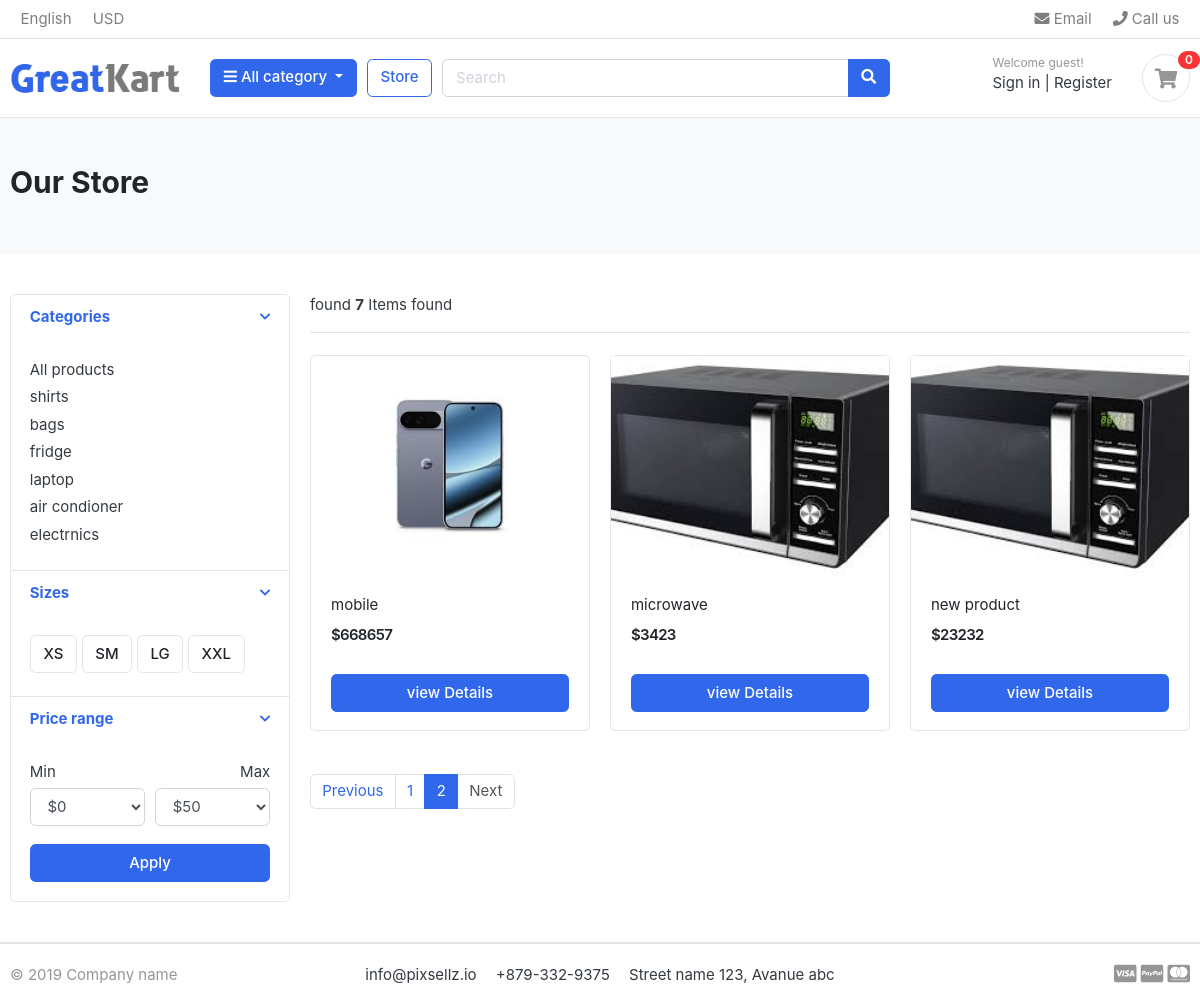
The page /store/?page=2 on the database its author committed.
### category/models.py (models this page shows, shortened)
class Category(models.Model):
    category_name=models.CharField(max_length=50,unique=True)
    slug=models.SlugField(max_length=100,unique=True)
    description=models.TextField(max_length=250,blank=True)
    cat_image=models.ImageField(upload_to='categories',blank=True)
    class Meta:
        verbose_name='category'
        verbose_name_plural='categories' # without this the in a admin panel its name is the categorys 's'
    def get_url(self):
        return reverse('products_by_category',args=[self.slug])

### store/models.py (models this page shows, shortened)
class Product(models.Model):
    product_name=models.CharField(max_length=200,unique=True)
    slug=models.SlugField(max_length=255,unique=True)
    description=models.TextField(max_length=500,blank=True)
    price=models.IntegerField()
    image=models.ImageField(upload_to='products')
    stock=models.IntegerField()
    is_available=models.BooleanField(default=True)
    category=models.ForeignKey(Category,on_delete=models.CASCADE)
    created_date=models.DateTimeField(auto_now_add=True)
    modified_date=models.DateTimeField(auto_now_add=True)
    def get_url(self):
        return reverse('product_detail',args=[self.category.slug,self.slug]) # self.slug means that product slug

### store/views.py (the view)
# urls.py: path('store/', include('store.urls')),
def store(request, category_slug=None):
    categories = None
    products = None
    if category_slug is not None:
        categories = get_object_or_404(Category, slug=category_slug)
        products = Product.objects.filter(category=categories, is_available=True)# only shows that products that is the available
        paginator=Paginator(products,2)
        page=request.GET.get('page') # page=2
        paged_products=paginator.get_page(page)
        product_count = products.count() # this is used to count the the how many products are in a browser
    else:
        products = Product.objects.filter(is_available=True).order_by('id')
        paginator=Paginator(products,4)
        page=request.GET.get('page') # page=2
        paged_products=paginator.get_page(page)
        product_count = products.count()
    context = {
        'products': paged_products,
        'product_count': product_count,
    }
    return render(request, 'store.html', context)

### carts/context_processor.py (called while the page is built)
def counter(request):
    cart_count=0
    if 'admin' in request.path:
        return{}
    else:
        try:
            cart=Cart.objects.filter(cart_id=_cart_id(request))
            cart_items=CartItem.objects.all().filter(cart=cart[:1])
            for cart_item in cart_items:
                cart_count+=cart_item.quantity
        except Cart.DoesNotExist:
            cart_count=0
    return dict(cart_count=cart_count)

### carts/views.py (called while the page is built)
def _cart_id(request):  # _private function
    cart = request.session.session_key
    if not cart:
        cart = request.session.create()
    return cart

### category/context_processor.py (called while the page is built)
def menu_links(request):
    links=Category.objects.all()
    return dict(links=links)

### store/templates/store.html (shortened to what this page needs)
{% extends 'base.html' %}
{% load static %}
{% block content %}
<section class="section-pagetop bg">
<div class="container">
	{% if 'search' in request.path %}
	<h2 class="title-page">Search Result</h2>
	{% else %}
	<h2 class="title-page">Our Store</h2>
	{% endif %}
</div>
</section>
<section class="section-content padding-y">
<div class="container">
<div class="row">
	<aside class="col-md-3">
<div class="card">
	<article class="filter-group">
		<header class="card-header">
			<a href="#" data-toggle="collapse" data-target="#collapse_1" aria-expanded="true" class="">
				<i class="icon-control fa fa-chevron-down"></i>
				<h6 class="title">Categories</h6>
			</a>
		</header>
		<div class="filter-content collapse show" id="collapse_1" style="">
			<div class="card-body">
				<ul class="list-menu">
				<li><a href="{% url 'store'%}">All products </a></li>
				{% for category in links %}
				<li><a href="{{category.get_url}}">{{category.category_name}}</a></li>
				{% endfor %}
				</ul>
			</div>
		</div>
	</article>
	<article class="filter-group">
		<header class="card-header">
			<a href="#" data-toggle="collapse" data-target="#collapse_4" aria-expanded="true" class="">
				<i class="icon-control fa fa-chevron-down"></i>
				<h6 class="title">Sizes </h6>
			</a>
		</header>
		<div class="filter-content collapse show" id="collapse_4" style="">
			<div class="card-body">
			  <label class="checkbox-btn">
			    <span class="btn btn-light"> XS </span>
			  </label>
			  <label class="checkbox-btn">
			    <span class="btn btn-light"> SM </span>
			  </label>
			  <label class="checkbox-btn">
			    <span class="btn btn-light"> LG </span>
			  </label>
			  <label class="checkbox-btn">
			    <span class="btn btn-light"> XXL </span>
			  </label>
		</div>
		</div>
	</article>
	<article class="filter-group">
		<header class="card-header">
			<a href="#" data-toggle="collapse" data-target="#collapse_3" aria-expanded="true" class="">
				<i class="icon-control fa fa-chevron-down"></i>
				<h6 class="title">Price range </h6>
			</a>
		</header>
		<div class="filter-content collapse show" id="collapse_3" style="">
			<div class="card-body">
				<div class="form-row">
				<div class="form-group col-md-6">
				  <label>Min</label>
				  	<select class="mr-2 form-control">
						<option value="0">$0</option>
					</select>
				</div>
				<div class="form-group text-right col-md-6">
				  <label>Max</label>
				  	<select class="mr-2 form-control">
						<option value="50">$50</option>
					</select>
				</div>
				</div>
				<button class="btn btn-block btn-primary">Apply</button>
			</div>
		</div>
	</article>
</div>
	</aside>
	<main class="col-md-9">
<header class="border-bottom mb-4 pb-3">
		<div class="form-inline">
			<span class="mr-md-auto">found <b>{{product_count}}</b> Items found </span>
		</div>
</header>
<div class="row">
	{% if products %}
	{% for product in products %}
	<div class="col-md-4">
		<figure class="card card-product-grid">
			<div class="img-wrap">
				<a href="{{ product.get_url }}">
                <img src="{{ product.image.url }}" alt="{{ product.product_name }}">
                </a>
			</div>
			<figcaption class="info-wrap">
				<div class="fix-height">
					<a href="{{product.get_url}}" class="title">{{product.product_name}}</a>
					<div class="price-wrap mt-2">
						<span class="price">${{product.price}}</span>
					</div>
				</div>
				<a href="{{product.get_url}}" class="btn btn-block btn-primary">view Details </a>
			</figcaption>
		</figure>
	</div>
	{% endfor %}
	{% else %}
	<div>
		<h2>NO result found.please try again</h2>
	</div>
	{% endif %}
</div>
<nav class="mt-4" aria-label="Page navigation sample">
	{% if products.has_other_pages %}
  <ul class="pagination">
	{% if products.has_previous %}
    <li class="page-item "><a class="page-link" href="?page={{products.previous_page_number}}">Previous</a></li>
    {% else %}
	<li class="page-item disabled"><a class="page-link" href="#">Previous</a></li>
	{% endif %}
    {% for i in products.paginator.page_range %}
	{% if products.number == i %}
    <li class="page-item active"><a class="page-link" href="#">{{i}}</a></li>
	{% else %}
	<li class="page-item "><a class="page-link" href="?page={{i}}">{{i}}</a></li>
    {% endif %}
	{% endfor %}
	{% if products.has_next %}
    <li class="page-item"><a class="page-link" href="?page={{products.next_page_number}}">Next</a></li>
	{% else %}
	 <li class="page-item disabled "><a class="page-link" href="#">Next</a></li>
	 {% endif %}
  </ul>
  {% endif %}
</nav>
	</main>
</div>
</div>
</section>
{% endblock %}

### store/static/css/ui.css (style rules this page uses)
html { font-family: "Inter", sans-serif; font-size: 15px; }
.img-wrap { text-align: center; display: block; }
.img-wrap img { max-width: 100%; }
.price-wrap { letter-spacing: -0.7px; }
.padding-y { padding-top: 40px; padding-bottom: 40px; }
figure { margin-bottom: 0; }
article:after, .form-group:after { display: block; clear: both; content: ""; }
.bg { background-color: #f8f9fa; }
.title-page { color: #212529; }
.btn-light { background-color: #fff; border-color: #e4e4e4; }
[class*=list-] li:after { visibility: hidden; display: block; content: ""; overflow: hidden; height: 0; clear: both; }
.list-menu { list-style: none; margin: 0; padding-left: 0; }
.list-menu li { margin-bottom: 5px; }
.list-menu a { color: #343a40; }
[class*=card-product] a.title { color: #212529; display: block; }
[class*=card-product] .img-wrap { overflow: hidden; position: relative; }
[class*=card-product] .img-wrap img { height: 100%; max-width: 100%; width: auto; display: inline-block; -o-object-fit: cover; object-fit: cover; }
.card-product-grid { margin-bottom: 20px; }
.card-product-grid .img-wrap { border-radius: 0.2rem 0.2rem 0 0; height: 220px; }
.card-product-grid .info-wrap { overflow: hidden; padding: 18px 20px; }
.card-product-grid .fix-height { height: 80px; overflow: hidden; }
.card .img-wrap { overflow: hidden; }
.price { font-weight: 600; color: #212529; }
.icon-control { margin-top: 5px; float: right; font-size: 80%; }
.card-header .title { margin-bottom: 0; line-height: 1.5; }
.filter-group { border-bottom: 1px solid #e4e4e4; }
.filter-group .card-header { border-bottom: 0; }
.filter-group:last-child { border-bottom: 0; }
.checkbox-btn { position: relative; }
.section-pagetop { padding: 45px 0; }

### rows shown on the page
Category: category_name "shirts"
Category: category_name "bags"
Category: category_name "fridge"
Category: category_name "laptop"
Category: category_name "air condioner"
Category: category_name "electrnics"
Product: image (picture), product_name "mobile", price "668657"
Product: image (picture), product_name "microwave", price "3423"
Product: image (picture), product_name "new product", price "23232"

### other values the page prints
{{ cart_count }} "0"
{{ product_count }} "7"
{{ i }} "1"
{{ i }} "2"
